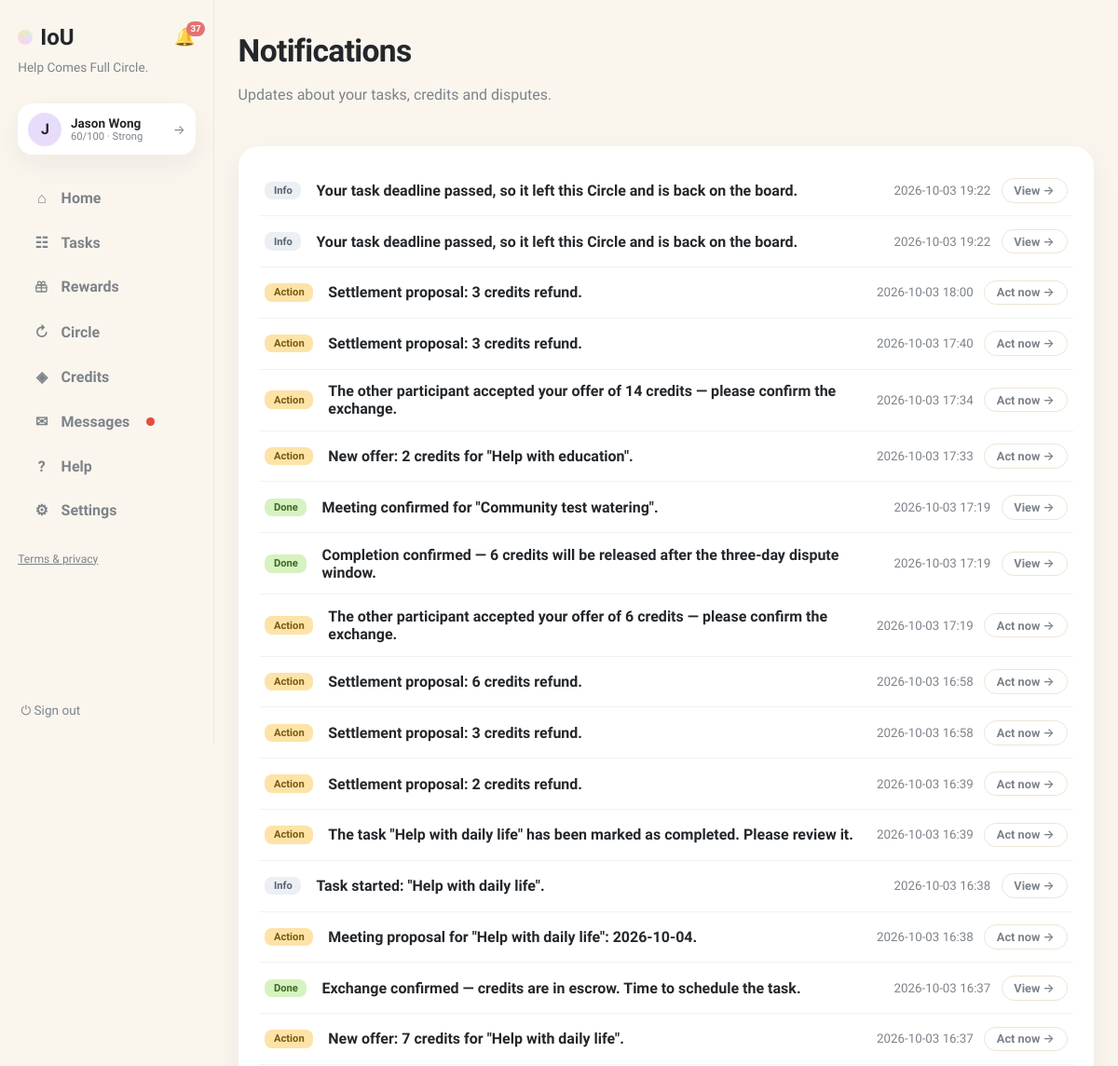
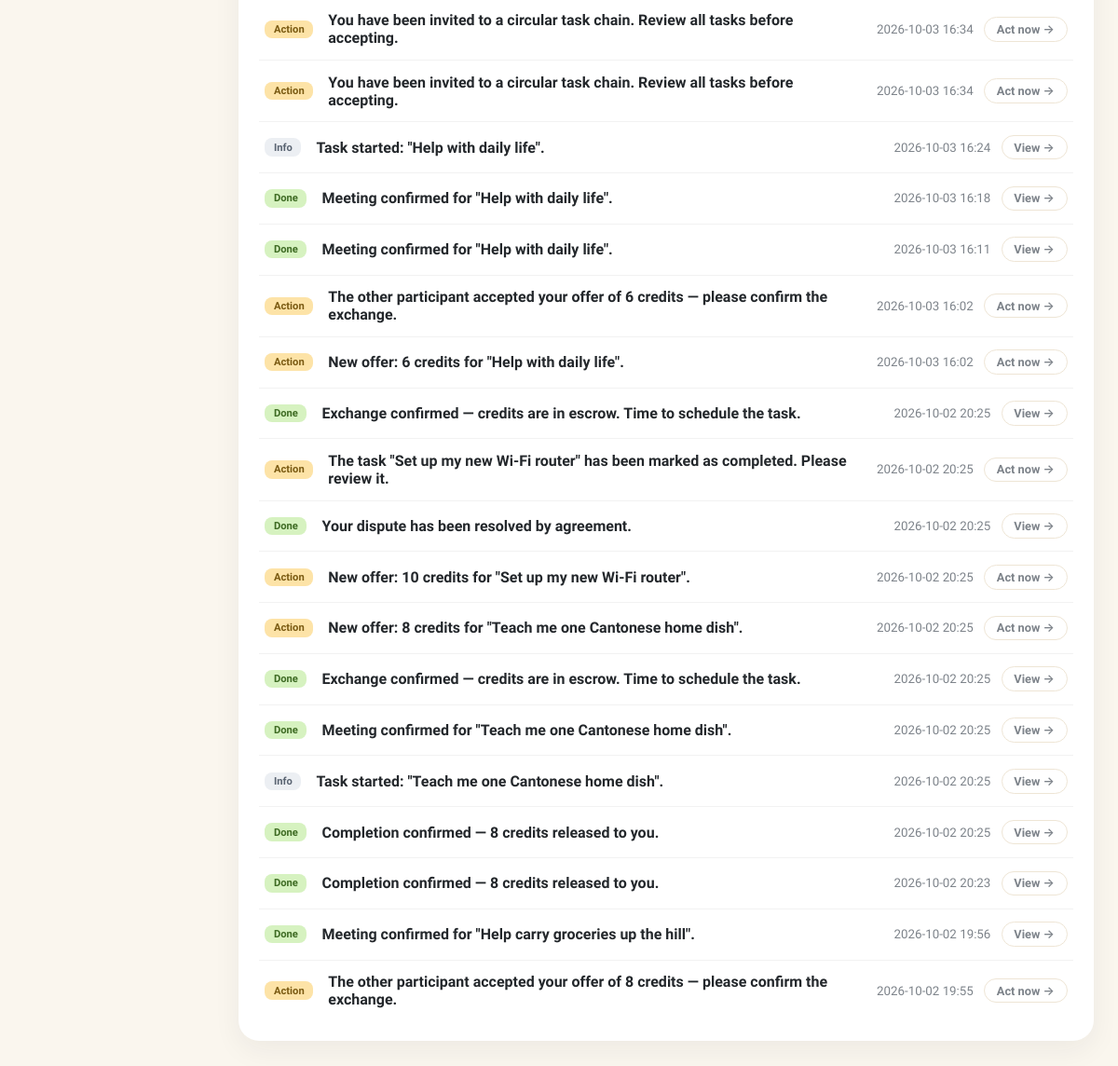
The page /notifications (signed in) on the database its author committed (2 pictures, top to bottom).
### tables this page shows
CREATE TABLE users (
                id INTEGER PRIMARY KEY, name TEXT NOT NULL, email TEXT UNIQUE NOT NULL,
                password TEXT NOT NULL, balance INTEGER NOT NULL DEFAULT 0,
                held_balance INTEGER NOT NULL DEFAULT 0,
                is_moderator INTEGER NOT NULL DEFAULT 0
            , language TEXT NOT NULL DEFAULT 'en', address TEXT, district TEXT, hkid TEXT, address_id TEXT, age INTEGER, birthday TEXT, skills TEXT NOT NULL DEFAULT '', community_helper INTEGER NOT NULL DEFAULT 0, created_at TEXT, consent_analytics INTEGER NOT NULL DEFAULT 0, reliability INTEGER NOT NULL DEFAULT 60, account_status TEXT NOT NULL DEFAULT 'active', analytics_consent INTEGER NOT NULL DEFAULT 0, username TEXT, bio TEXT, verification_identity TEXT NOT NULL DEFAULT 'unverified', verification_neighbourhood TEXT NOT NULL DEFAULT 'unverified', vis_photo INTEGER NOT NULL DEFAULT 1, vis_neighbourhood INTEGER NOT NULL DEFAULT 1, vis_skills INTEGER NOT NULL DEFAULT 1, vis_bio INTEGER NOT NULL DEFAULT 1, vis_completed INTEGER NOT NULL DEFAULT 1, vis_circle INTEGER NOT NULL DEFAULT 1, circle_enabled INTEGER NOT NULL DEFAULT 1, circle_notifications INTEGER NOT NULL DEFAULT 1, circle_community_only INTEGER NOT NULL DEFAULT 0, circle_max_distance_km REAL NOT NULL DEFAULT 2.0, circle_availability TEXT NOT NULL DEFAULT '');

CREATE TABLE notifications (
                id INTEGER PRIMARY KEY, user_id INTEGER NOT NULL,
                body TEXT NOT NULL, link TEXT NOT NULL DEFAULT '/',
                is_read INTEGER NOT NULL DEFAULT 0, kind TEXT NOT NULL DEFAULT 'info',
                created_at TEXT NOT NULL,
                FOREIGN KEY(user_id) REFERENCES users(id)
            );

### app.py (the view)
@app.get("/notifications", response_class=HTMLResponse)
def notifications_page(request: Request, tab: str = "system"):
    user = current_user(request)
    if not user:
        return RedirectResponse("/login", status_code=303)
    with db() as connection:
        notifs = connection.execute(
            "SELECT * FROM notifications WHERE user_id=? ORDER BY created_at DESC LIMIT 50",
            (user["id"],)).fetchall()
        threads = connection.execute(
            """SELECT r.id, r.title, r.status, r.requester_id, r.provider_id,
                      ru.name requester_name, pu.name provider_name,
                      (SELECT body FROM messages WHERE request_id=r.id ORDER BY id DESC LIMIT 1) last_body,
                      (SELECT created_at FROM messages WHERE request_id=r.id ORDER BY id DESC LIMIT 1) last_at
               FROM requests r
               JOIN users ru ON ru.id=r.requester_id
               LEFT JOIN users pu ON pu.id=r.provider_id
               WHERE (r.requester_id=? OR r.provider_id=?
                      OR EXISTS (SELECT 1 FROM request_participants rp
                                 WHERE rp.request_id=r.id AND rp.user_id=?))
                 AND EXISTS (SELECT 1 FROM messages WHERE request_id=r.id)
               ORDER BY last_at DESC""",
            (user["id"], user["id"], user["id"])).fetchall()
    return render(request, "notifications.html", page="notifications",
                  notifs=notifs, threads=threads, tab=tab)

### templates/notifications.html (shortened to what this page needs)
{% extends "base.html" %}
{% block content %}
<header class="page-head">
  <div>
    <h1>Notifications</h1>
    <p class="muted">Updates about your tasks, credits and disputes.</p>
  </div>
</header>
<div class="card notif-card">
  {% for n in notifs %}
  <div class="notif-row {% if not n.is_read %}unread{% endif %}">
    <span class="notif-kind k-{{ n.kind or 'info' }}">{% if (n.kind or 'info') == 'action' %}Action{% elif n.kind == 'success' %}Done{% else %}Info{% endif %}</span>
    <div class="notif-body"><b>{{ n.body }}</b></div>
    <div class="notif-side">
      <small class="muted">{{ n.created_at[:16].replace('T',' ') }}</small>
      {% if n.link and (n.kind or 'info') == 'action' %}<a class="btn-ghost btn-sm" href="/notifications/{{ n.id }}/go">Act now →</a>{% elif n.link %}<a class="btn-ghost btn-sm" href="/notifications/{{ n.id }}/go">View →</a>{% endif %}
    </div>
  </div>
  {% else %}<p class="empty">No notifications yet.</p>{% endfor %}
</div>
{% endblock %}

### templates/base.html (shortened to what this page needs)
<!doctype html>
<html lang="en"><head><link rel="stylesheet" href="/static/style.css"></head>
<body class="app-body">
<nav class="sidebar">
  <div class="brand-row">
    <a class="brand" href="/"><span class="brand-dot"></span>IoU</a>
    {% if user %}
    <a class="bell {% if page == 'notifications' %}active{% endif %}" href="/notifications" title="Notifications">🔔{% if unread_notifs or unread_msgs %}<span class="bell-badge">{{ (unread_notifs or 0) + (unread_msgs or 0) }}</span>{% endif %}</a>
    {% endif %}
  </div>
  <p class="brand-tag">Help Comes Full Circle.</p>
  {% if user %}
  <a class="side-user" href="/profile" title="Your profile">
    <div class="avatar">{{ user.name[0] }}</div>
    {% set sc = user.reliability if user.reliability is not none else 60 %}
    {% set lab = 'Suspended' if sc <= 0 else ('Restricted' if sc < 30 else ('Limited' if sc < 60 else ('Strong' if sc < 80 else 'Excellent'))) %}
    <div class="sidebar-user-meta"><b>{{ user.name }}</b>
      <small>{{ sc }}/100 · {{ lab }}</small>
    </div>
    <span class="side-user-arrow">→</span>
  </a>
  <div class="nav-links">
    <a class="nav-link {% if page == 'home' %}active{% endif %}" href="/"><span class="nav-ico">⌂</span>Home</a>
    <a class="nav-link {% if page == 'browse' %}active{% endif %}" href="/browse"><span class="nav-ico">☷</span>Tasks</a>
    <a class="nav-link " href="/rewards"><span class="nav-ico"></span>Rewards</a>
    <a class="nav-link {% if page == 'circle' %}active{% endif %}" href="/chain-invitations"><span class="nav-ico">↻</span>Circle{% if circle_pending %}<span class="unread-dot"></span>{% endif %}</a>
    <a class="nav-link {% if page == 'credits' %}active{% endif %}" href="/history"><span class="nav-ico">◈</span>Credits</a>
    <a class="nav-link {% if page == 'messages' %}active{% endif %}" href="/messages"><span class="nav-ico">✉</span>Messages{% if unread_msgs %}<span class="unread-dot"></span>{% endif %}</a>
    <a class="nav-link {% if page == 'help' %}active{% endif %}" href="/help"><span class="nav-ico">?</span>Help</a>
    <a class="nav-link {% if page == 'account' %}active{% endif %}" href="/account"><span class="nav-ico">⚙</span>Settings</a>
  </div>
  <p class="nav-footer"><a href="/legal">Terms &amp; privacy</a></p>
  <form method="post" action="/logout" class="side-logout"><button class="link-button" title="Sign out">⏻ Sign out</button></form>
  {% else %}
  <div class="nav-links">
    <a class="nav-link" href="/login"><span class="nav-ico">→</span>Sign in</a>
    <a class="nav-link" href="/register"><span class="nav-ico">＋</span>Create account</a>
  </div>
  <p class="nav-footer"><a href="/legal">Terms &amp; privacy</a></p>
  {% endif %}
</nav>
<main class="content {% block content_class %}{% endblock %}">{% block content %}{% endblock %}</main>
</body></html>

### static/style.css (style rules this page uses)
:root { --bg:#faf6ee; --ink:#23272b; --muted:#7d838a; --line:#eee5d5; --yellow:#fdeab2; --green:#dff0bd; --pink:#fbd5e2; --purple:#e7ddfb; --blue:#d7eafb; --peach:#fbdfca; --card:#ffffff; --shadow:0 10px 30px rgba(35,39,43,.06); --radius:22px; }
* { box-sizing:border-box }
body { margin:0;font-family:Sora,Inter,system-ui,sans-serif;color:var(--ink);background:var(--bg) }
h1 { font-size:2.1rem;font-weight:800;margin:.2rem 0;letter-spacing:-.02em }
p { line-height:1.55 }
a { color:inherit }
.muted,.empty { color:var(--muted) }
.app-body { display:flex;min-height:100vh }
.sidebar { width:230px;flex-shrink:0;padding:1.6rem 1.2rem;display:flex;flex-direction:column;gap:.4rem;border-right:1px solid var(--line);position:sticky;top:0;height:100vh }
.brand { display:flex;align-items:center;gap:.5rem;font-size:1.5rem;font-weight:800;text-decoration:none }
.brand-dot { width:16px;height:16px;border-radius:50%;background:conic-gradient(var(--green),var(--purple),var(--pink),var(--green));display:inline-block }
.brand-tag { color:var(--muted);font-size:.85rem;margin:.2rem 0 1.4rem 0;line-height:1.4 }
.nav-links { display:flex;flex-direction:column;gap:.4rem }
.nav-link { display:flex;align-items:center;gap:.7rem;text-decoration:none;font-weight:600;padding:.7rem 1rem;border-radius:999px;color:var(--muted) }
.nav-ico { width:1.2rem;text-align:center }
.avatar { width:36px;height:36px;border-radius:50%;background:var(--purple);display:flex;align-items:center;justify-content:center;font-weight:800 }
.sidebar-user-meta { flex:1;min-width:0 }
.sidebar-user-meta b { display:block;font-size:.85rem;white-space:nowrap;overflow:hidden;text-overflow:ellipsis }
.sidebar-user-meta small { color:var(--muted);font-size:.7rem;display:block;white-space:nowrap;overflow:hidden;text-overflow:ellipsis }
.link-button { background:none;border:0;font-size:1.1rem;cursor:pointer;color:var(--muted);padding:.2rem }
.content { flex:1;max-width:1600px;margin:0 auto;padding:2.4rem clamp(1.2rem,3.5vw,3.5rem) 5rem;width:100% }
@media (max-width:1250px) { .content { padding:2rem 1.6rem 4rem } }
.page-head { display:flex;justify-content:space-between;align-items:flex-start;gap:1rem;margin-bottom:1.6rem }
.card { background:var(--card);border-radius:var(--radius);padding:1.3rem 1.4rem;box-shadow:var(--shadow) }
button { font:inherit;cursor:pointer }
.btn-ghost { display:inline-block;background:none;border:1.5px solid var(--line);border-radius:999px;padding:.6rem 1.2rem;font-weight:600;color:var(--muted);text-decoration:none }
.notif-card { margin-bottom:1.6rem }
.unread-dot { display:inline-block;width:.55rem;height:.55rem;border-radius:50%;background:#e74c3c;margin-left:.4rem;vertical-align:middle }
.bell { display:inline-flex;position:relative;font-size:1.15rem;text-decoration:none;margin-top:.6rem;opacity:.85 }
.bell-badge { position:absolute;top:-6px;right:-10px;background:#e05c5c;color:#fff;font-size:.62rem;font-weight:700;min-width:16px;height:16px;border-radius:8px;display:flex;align-items:center;justify-content:center;padding:0 4px }
.notif-row { display:flex;align-items:center;gap:1rem;padding:.85rem .4rem;border-bottom:1px solid rgba(0,0,0,.05) }
.notif-row:last-child { border-bottom:none }
.notif-row.unread .notif-body b { font-weight:800 }
.notif-kind { flex-shrink:0;font-size:.7rem;font-weight:700;padding:.2rem .6rem;border-radius:8px;background:#eceff3;color:#5a6472 }
.notif-kind.k-action { background:#fde3a7;color:#7a5a12 }
.notif-kind.k-success { background:#d6f2c0;color:#3e6b23 }
.notif-body { flex:1 }
.notif-side { display:flex;align-items:center;gap:.7rem;flex-shrink:0 }
.btn-sm { padding:.3rem .8rem;font-size:.8rem }
.notif-body { min-width:0 }
.brand-row { display:flex;align-items:center;justify-content:space-between;gap:.5rem }
.brand-row .bell { margin-top:0 }
.side-user { display:flex;align-items:center;gap:.6rem;background:var(--card);border-radius:16px;padding:.6rem .7rem;box-shadow:var(--shadow);text-decoration:none;color:inherit;margin-bottom:1.2rem }
.side-user-arrow { color:var(--muted);font-size:.85rem }
.side-logout { margin-top:auto }
.side-logout .link-button { font-size:.85rem;display:flex;align-items:center;gap:.4rem }
.nav-footer { font-size:.76rem;color:var(--muted);margin-top:1rem }
.content>.card { margin-bottom:1.4rem }

### rows shown on the page
users: name "J", name "Jason Wong"
notifications: kind "Info", body "Your task deadline passed, so it left this Circle and is back on the board.", created_at "2026-10-03 19:22"
notifications: kind "Info", body "Your task deadline passed, so it left this Circle and is back on the board.", created_at "2026-10-03 19:22"
notifications: kind "Action", body "Settlement proposal: 3 credits refund.", created_at "2026-10-03 18:00"
notifications: kind "Action", body "Settlement proposal: 3 credits refund.", created_at "2026-10-03 17:40"
notifications: kind "Action", body "The other participant accepted your offer of 14 credits — please confirm the exchange.", created_at "2026-10-03 17:34"
notifications: kind "Action", body "New offer: 2 credits for \"Help with education\".", created_at "2026-10-03 17:33"
notifications: kind "Done", body "Meeting confirmed for \"Community test watering\".", created_at "2026-10-03 17:19"
notifications: kind "Done", body "Completion confirmed — 6 credits will be released after the three-day dispute window.", created_at "2026-10-03 17:19"
notifications: kind "Action", body "The other participant accepted your offer of 6 credits — please confirm the exchange.", created_at "2026-10-03 17:19"
notifications: kind "Action", body "Settlement proposal: 6 credits refund.", created_at "2026-10-03 16:58"
notifications: kind "Action", body "Settlement proposal: 3 credits refund.", created_at "2026-10-03 16:58"
notifications: kind "Action", body "Settlement proposal: 2 credits refund.", created_at "2026-10-03 16:39"
notifications: kind "Action", body "The task \"Help with daily life\" has been marked as completed. Please review it.", created_at "2026-10-03 16:39"
notifications: kind "Info", body "Task started: \"Help with daily life\".", created_at "2026-10-03 16:38"
notifications: kind "Action", body "Meeting proposal for \"Help with daily life\": 2026-10-04.", created_at "2026-10-03 16:38"
notifications: kind "Done", body "Exchange confirmed — credits are in escrow. Time to schedule the task.", created_at "2026-10-03 16:37"
notifications: kind "Action", body "New offer: 7 credits for \"Help with daily life\".", created_at "2026-10-03 16:37"
notifications: kind "Action", body "You have been invited to a circular task chain. Review all tasks before accepting.", created_at "2026-10-03 16:34"
notifications: kind "Action", body "You have been invited to a circular task chain. Review all tasks before accepting.", created_at "2026-10-03 16:34"
notifications: kind "Info", body "Task started: \"Help with daily life\".", created_at "2026-10-03 16:24"
notifications: kind "Done", body "Meeting confirmed for \"Help with daily life\".", created_at "2026-10-03 16:18"
notifications: kind "Done", body "Meeting confirmed for \"Help with daily life\".", created_at "2026-10-03 16:11"
notifications: kind "Action", body "The other participant accepted your offer of 6 credits — please confirm the exchange.", created_at "2026-10-03 16:02"
notifications: kind "Action", body "New offer: 6 credits for \"Help with daily life\".", created_at "2026-10-03 16:02"
notifications: kind "Done", body "Exchange confirmed — credits are in escrow. Time to schedule the task.", created_at "2026-10-02 20:25"
notifications: kind "Action", body "The task \"Set up my new Wi-Fi router\" has been marked as completed. Please review it.", created_at "2026-10-02 20:25"
notifications: kind "Done", body "Your dispute has been resolved by agreement.", created_at "2026-10-02 20:25"
notifications: kind "Action", body "New offer: 10 credits for \"Set up my new Wi-Fi router\".", created_at "2026-10-02 20:25"
notifications: kind "Action", body "New offer: 8 credits for \"Teach me one Cantonese home dish\".", created_at "2026-10-02 20:25"
notifications: kind "Done", body "Exchange confirmed — credits are in escrow. Time to schedule the task.", created_at "2026-10-02 20:25"
notifications: kind "Done", body "Meeting confirmed for \"Teach me one Cantonese home dish\".", created_at "2026-10-02 20:25"
notifications: kind "Info", body "Task started: \"Teach me one Cantonese home dish\".", created_at "2026-10-02 20:25"
notifications: kind "Done", body "Completion confirmed — 8 credits released to you.", created_at "2026-10-02 20:25"
notifications: kind "Done", body "Completion confirmed — 8 credits released to you.", created_at "2026-10-02 20:23"
notifications: kind "Done", body "Meeting confirmed for \"Help carry groceries up the hill\".", created_at "2026-10-02 19:56"
notifications: kind "Action", body "The other participant accepted your offer of 8 credits — please confirm the exchange.", created_at "2026-10-02 19:55"

### other values the page prints
{{ (unread_notifs or 0) + (unread_msgs or 0) }} "37"
{{ sc }} "60"
{{ lab }} "Strong"
